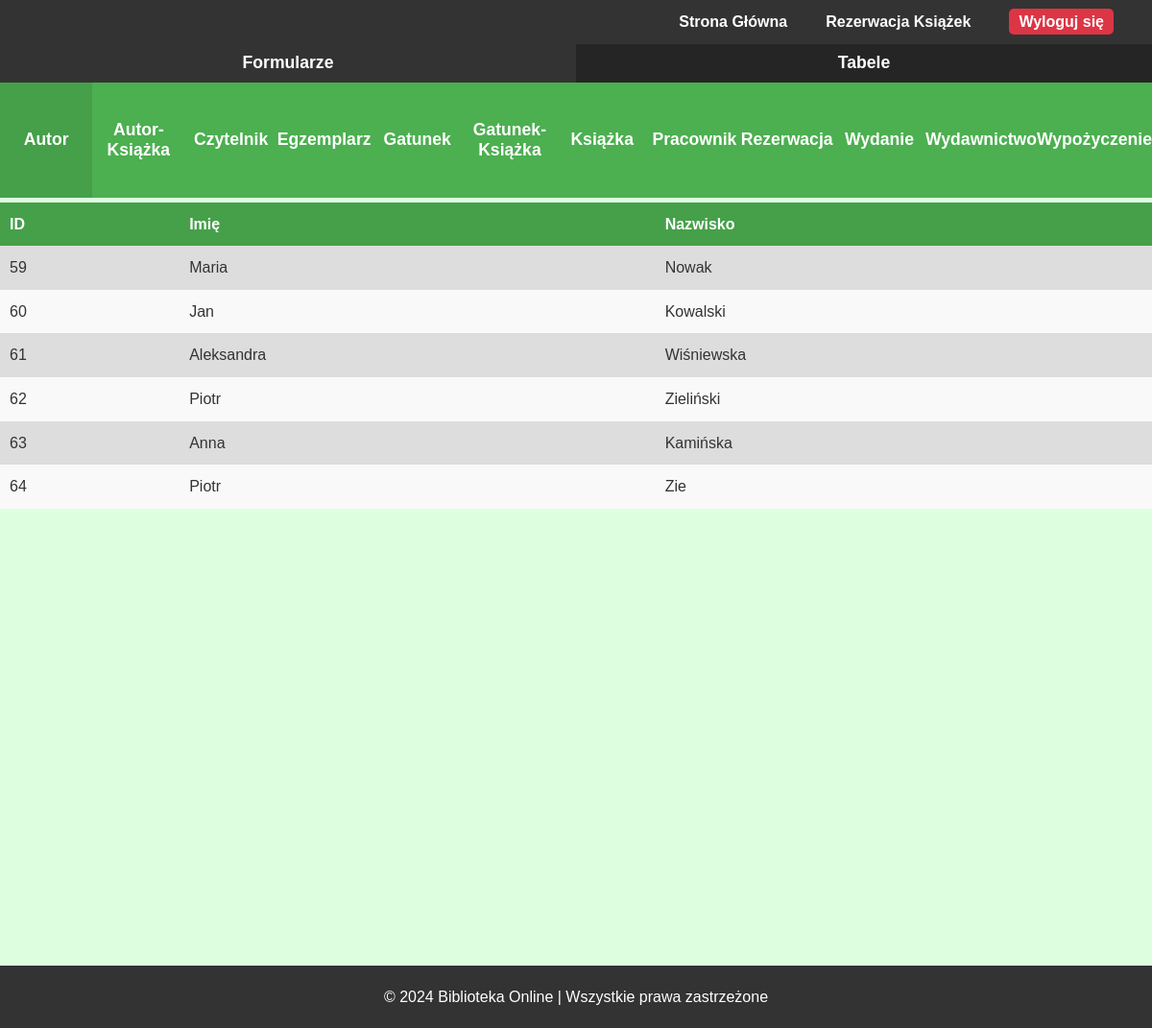
/php/admin/tabele/main_tabela.php (signed in), run on an earlier commit of the app's database.
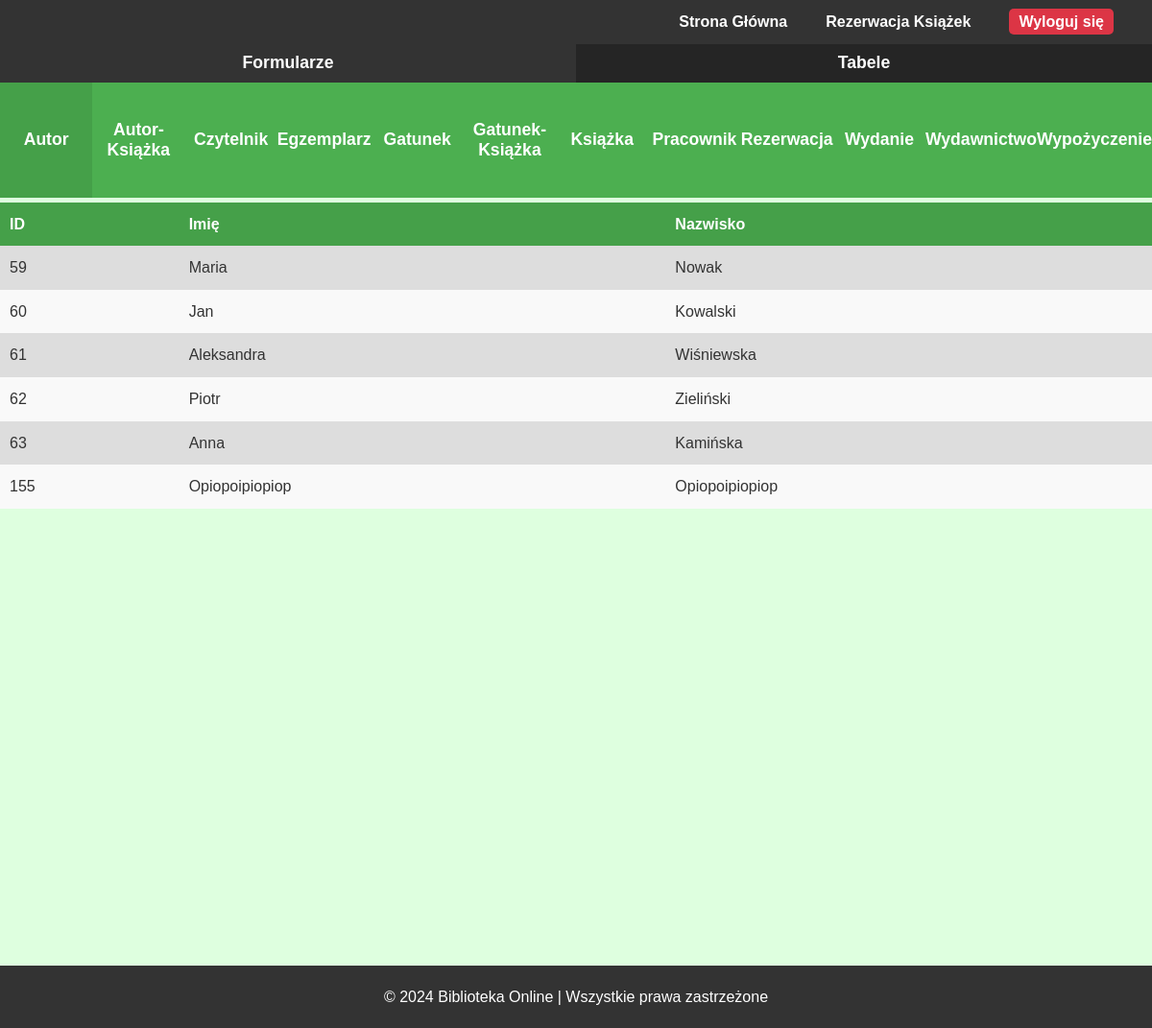
And on a later commit of the database.
### tables this page shows
CREATE TABLE `autor` (
  `ID` int(11) NOT NULL,
  `imie` varchar(50) NOT NULL,
  `nazwisko` varchar(50) NOT NULL
);

### php/admin/tabele/autor_tabela.php (the view)
<section id="tabela">
    <?php
    $sql = "SELECT * FROM autor";
    $result = $conn->query($sql);
    echo "<table>";
    echo "<thead>
            <tr>
                <th>ID</th>
                <th>Imię</th>
                <th>Nazwisko</th>
            </tr>
        </thead>";
    echo "<tbody>";
    if ($result->num_rows > 0)
    {
        while ($row = $result->fetch_assoc())
        {
            echo "<tr>
                    <td>" . $row["ID"] . "</td>
                    <td>" . $row["imie"] . "</td>
                    <td>" . $row["nazwisko"] . "</td>
                </tr>";
        }
    }
    else
    {
        echo "<tr>
                <td colspan='3' class='no-data'>Brak danych</td>
            </tr>";
    }
    echo "</tbody>";
    echo "</table>";
    ?>
</section>

### php/admin/tabele/main_tabela.php (shortened to what this page needs)
<?php
$tabela = isset($_GET['tabela']) ? $_GET['tabela'] : null;
if(!$tabela)
    $tabela = 'autor';
?>
<!DOCTYPE html>
<html lang="pl">
<head>
    <link rel="stylesheet" href="css/style.css">
    <link rel="stylesheet" href="css/admin.css">
</head>
<body>
    <header>
        <nav>
            <ul>
                <li><a href="/Biblioteka/index.php">Strona Główna</a></li>
                <li><a href="/Biblioteka/php/reservation.php">Rezerwacja Książek</a></li>
                <?php if(isset($_SESSION['user_id'])): ?>
                    <li><a href="/Biblioteka/php/logout.php" id="logoutBtn">Wyloguj się</a></li>
                <?php else: ?>
                    <li><a href="/Biblioteka/php/login.php">Zaloguj się</a></li>
                <?php endif; ?>
            </ul>
        </nav>
    </header>
    <section id="pasek">
        <ul>
            <li><a href="php/admin/formularze/main_formularz.php?formularz=<?php echo $tabela; ?>"><button>Formularze</button></a></li>
            <li><button disabled>Tabele</button></li>
        </ul>
    </section>
    <section id="panel">
        <ul>
            <?php
            $tabele = [
                'autor' => 'Autor',
                'autor_ksiazki' => 'Autor-Książka',
                'czytelnik' => 'Czytelnik',
                'egzemplarz' => 'Egzemplarz',
                'gatunek' => 'Gatunek',
                'gatunek_ksiazki' => 'Gatunek-Książka',
                'ksiazka' => 'Książka',
                'pracownik' => 'Pracownik',
                'rezerwacja' => 'Rezerwacja',
                'wydanie' => 'Wydanie',
                'wydawnictwo' => 'Wydawnictwo',
                'wypozyczenie' => 'Wypożyczenie'
            ];
            foreach ($tabele as $key => $value) {
                if ($tabela === $key) {
                    echo "<li><button disabled>$value</button></li>";
                } else {
                    echo "<li><a href='php/admin/tabele/main_tabela.php?tabela=$key'><button>$value</button></a></li>";
                }
            }
            ?>
        </ul>
    </section>
    <?php
        if ($tabela && array_key_exists($tabela, $tabele)){
            include(BASE_PATH . 'php/admin/tabele/' . $tabela . '_tabela.php');
        }
        else {
            echo "<p>Brak tabeli</p>";
        }
    ?>
    <footer>
        <p>&copy; 2024 Biblioteka Online | Wszystkie prawa zastrzeżone</p>
    </footer>
</body>
</html>

### css/style.css (style rules this page uses)
* { margin: 0; padding: 0; box-sizing: border-box; }
body { font-family: Arial, sans-serif; line-height: 1.6; background-color: #f4f4f4; color: #333; }
header { background-color: #333; color: #fff; padding: 10px 20px; }
header nav ul { color: #fff; list-style-type: none; margin: 0; padding: 0; display: flex; justify-content: flex-end; }
header nav ul li { display: inline; margin: 0 20px; }
header nav ul li a { text-decoration: none; color: #fff; font-weight: bold; font-family: Arial, sans-serif; }
#logoutBtn { background-color: #dc3545; color: white; padding: 5px 10px; text-decoration: none; font-weight: bold; border-radius: 5px; }
footer { text-align: center; padding: 20px 0; background-color: #333; color: white; position: relative; bottom: 0; width: 100%; }

### css/admin.css (style rules this page uses)
* { margin: 0; padding: 0; box-sizing: border-box; }
body { background-color: #deffdf; }
#pasek { background-color: #817f7f; height: 5vh; display: flex; justify-content: center; }
#pasek ul { display: flex; list-style-type: none; padding: 0; margin: 0; flex: 1; align-items: stretch; }
#pasek li { flex: 1; }
#pasek button { height: 100%; width: 100%; background-color: #333; color: white; font-size: 2.2vh; font-weight: bold; border: none; cursor: pointer; display: flex; align-items: center; justify-content: center; }
#pasek button:disabled { background-color: rgb(37, 37, 37); cursor: default; }
#panel { background-color: #4CAF50; height: 15vh; display: flex; justify-content: center; align-items: stretch; }
#panel ul { display: flex; list-style-type: none; padding: 0; margin: 0; flex: 1; align-items: stretch; }
#panel li { flex: 1; display: flex; justify-content: center; }
#panel button { height: 100%; width: 100%; background-color: #4CAF50; color: white; font-size: 2.2vh; font-weight: bold; border: none; cursor: pointer; display: flex; align-items: center; justify-content: center; }
#panel button:disabled { background-color: #45a049; cursor: default; }
#panel a { text-decoration: none; color: inherit; cursor: pointer; }
#pasek a { text-decoration: none; color: inherit; cursor: pointer; }
#tabela { background-color: #deffdf; height: auto; max-height: 100vh; height: 100vh; width: 100%; display: flex; justify-content: center; align-items: flex-start; box-sizing: border-box; overflow-y: scroll; direction: rtl; padding-top: 5px; }
#tabela table { border-collapse: collapse; width: 100%; max-height: 100%; overflow-y: auto; box-sizing: border-box; direction: ltr; }
#tabela table, th, td { box-sizing: border-box; }
#tabela th, td { padding: 10px; text-align: left; vertical-align: top; }
#tabela th { position: sticky; top: 0; background-color: #45a049; color: white; z-index: 2; }
#tabela tbody tr:nth-child(odd) { background-color: #ddd; }
#tabela tbody tr:nth-child(even) { background-color: #f9f9f9; }

What changed in the data, as far as the page shows it:
removed autor: ID "64", imie "Piotr", nazwisko "Zie"
added autor: ID "155", imie "Opiopoipiopiop", nazwisko "Opiopoipiopiop"
